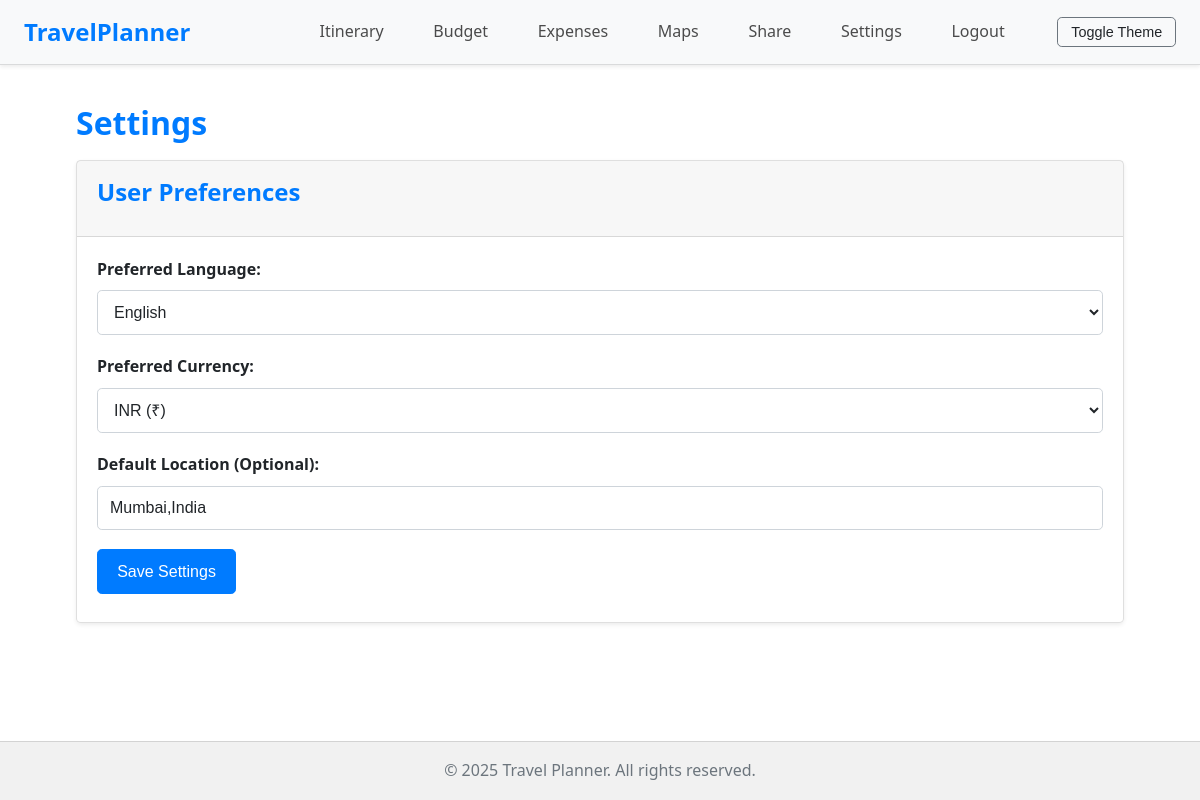
Screenshot of /settings/ (signed in) with the database file from the repository.
### app/models.py (models this page shows)
class Setting(db.Model):
    __tablename__ = 'settings'
    id = db.Column(db.Integer, primary_key=True)
    language = db.Column(db.String(10), nullable=False, default="en")
    currency = db.Column(db.String(10), nullable=False, default="INR")  # Updated to INR
    location = db.Column(db.String(120), nullable=True)
    user_id = db.Column(db.Integer, db.ForeignKey('users.id'), nullable=False)
    user = db.relationship('User', back_populates='settings')

### app/routes/settings.py (the view, shortened to what this page needs)
@settings_bp.route('/', methods=['GET', 'POST'])
def settings():
    if 'user' not in session:
        flash('Please log in to access settings.', 'warning')
        return redirect(url_for('auth.login'))
    user = User.query.filter_by(email=session['user']).first()
    if not user:
        flash('User not found. Please login again.', 'danger')
        return redirect(url_for('auth.login'))
    user_settings = user.settings
    if not user_settings:
        user_settings = Setting(user_id=user.id)
        db.session.add(user_settings)
        db.session.commit()
    return render_template('settings.html',
                           title="Settings",
                           settings=user_settings)

### app/templates/settings.html (shortened to what this page needs)
{% extends "layout.html" %}
{% block content %}
<h1>Settings</h1>
<div class="card">
     <div class="card-header">
        <h2>User Preferences</h2>
    </div>
    <div class="card-body">
        <form method="POST" action="{{ url_for('settings.settings') }}">
            <div class="form-group">
                <label for="language">Preferred Language:</label>
                <select id="language" name="language" class="form-control">
                    <option value="en" {% if settings.language == 'en' %}selected{% endif %}>English</option>
                </select>
            </div>
            <div class="form-group">
                <label for="currency">Preferred Currency:</label>
                <select id="currency" name="currency" class="form-control">
                    <option value="INR" {% if settings.currency == 'INR' %}selected{% endif %}>INR (₹)</option>
                </select>
            </div>
             <div class="form-group">
                <label for="location">Default Location (Optional):</label>
                <input type="text" id="location" name="location" class="form-control" value="{{ settings.location or '' }}" placeholder="e.g., Mumbai, India">
            </div>
            <button type="submit" class="btn btn-primary">Save Settings</button>
        </form>
    </div>
</div>
{% endblock %}

### app/static/css/styles.css (style rules this page uses)
:root { --primary-color: #007bff; --secondary-color: #6c757d; --success-color: #28a745; --danger-color: #dc3545; --warning-color: #ffc107; --info-color: #17a2b8; --light-color: #f8f9fa; --dark-color: #343a40; --background-color: #ffffff; --text-color: #212529; --card-bg: #ffffff; --card-border: rgba(0, 0, 0, 0.125); --input-bg: #ffffff; --input-border: #ced4da; --nav-bg: #f8f9fa; --nav-text: rgba(0, 0, 0, 0.7); --nav-hover-bg: rgba(0, 0, 0, 0.05); --footer-bg: #f1f1f1; --font-family: 'Segoe UI', Tahoma, Geneva, Verdana, sans-serif; --border-radius: 0.3rem; --box-shadow: 0 0.125rem 0.25rem rgba(0, 0, 0, 0.075); }
* { box-sizing: border-box; margin: 0; padding: 0; }
body { font-family: var(--font-family); background-color: var(--background-color); color: var(--text-color); line-height: 1.6; transition: background-color 0.3s ease, color 0.3s ease; display: flex; flex-direction: column; min-height: 100vh; }
h1, h2, h3, h4, h5, h6 { margin-bottom: 0.75rem; color: var(--primary-color); }
.form-group { margin-bottom: 1.2rem; }
.form-group label { display: block; margin-bottom: 0.5rem; font-weight: 600; }
.form-control, textarea.form-control, select.form-control { width: 100%; padding: 0.75rem; font-size: 1rem; border: 1px solid var(--input-border); border-radius: var(--border-radius); background-color: var(--input-bg); color: var(--text-color); transition: border-color 0.15s ease-in-out, box-shadow 0.15s ease-in-out, background-color 0.3s ease, color 0.3s ease; }
.btn { display: inline-block; font-weight: 400; text-align: center; vertical-align: middle; cursor: pointer; user-select: none; background-color: transparent; border: 1px solid transparent; padding: 0.6rem 1.2rem; font-size: 1rem; line-height: 1.5; border-radius: var(--border-radius); transition: color 0.15s ease-in-out, background-color 0.15s ease-in-out, border-color 0.15s ease-in-out, box-shadow 0.15s ease-in-out; margin-right: 0.5rem; margin-bottom: 0.5rem; }
.btn-primary { color: #fff; background-color: var(--primary-color); border-color: var(--primary-color); }
.card { background-color: var(--card-bg); border: 1px solid var(--card-border); border-radius: var(--border-radius); margin-bottom: 1.5rem; box-shadow: var(--box-shadow); transition: background-color 0.3s ease, border-color 0.3s ease; }
.card-header { padding: 0.75rem 1.25rem; margin-bottom: 0; background-color: rgba(0, 0, 0, 0.03); border-bottom: 1px solid var(--card-border); }
.card-body { padding: 1.25rem; }

### rows the page displays
Setting: language "English", currency "INR (₹)", location "Mumbai,India"
